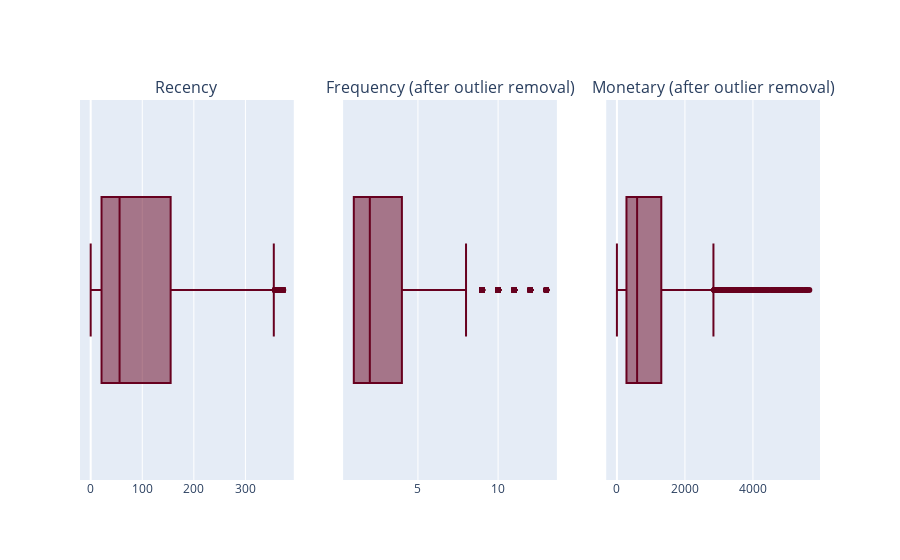

Notebook source saved alongside this figure:
### Code cell
# Boxplots after filtering
boxes = [px.box(rfm_filtered, x=column, color_discrete_sequence=px.colors.sequential.RdBu) for column in rfm_filtered.columns]
fig = make_subplots(
    rows=1, cols=3, 
    subplot_titles=(
        "Recency","Frequency (after outlier removal)", "Monetary (after outlier removal)"
    )
)

for i, box in enumerate(boxes):
    fig.add_trace(boxes[i]['data'][0], row=1, col=i+1)


fig.update_layout(showlegend=True)
#fig.write_html('plotly/boxplot_2.html')
fig.show()

### Figure 1 — Plotly figure (JSON) as saved in the notebook; plotly's stock layout.template omitted (floating-point values rounded to 4 significant figures; data arrays with more than 128 entries replaced by an {"elided": "..."} marker saying what was removed)
{"data": [{"alignmentgroup": "True", "hovertemplate": "Recency=%{x}<extra></extra>", "legendgroup": "", "marker": {"color": "rgb(103,0,31)"}, "name": "", "notched": false, "offsetgroup": "", "orientation": "h", "showlegend": false, "type": "box", "x": {"elided": "4044 int values"}, "x0": " ", "xaxis": "x", "y0": " ", "yaxis": "y"}, {"alignmentgroup": "True", "hovertemplate": "Frequency=%{x}<extra></extra>", "legendgroup": "", "marker": {"color": "rgb(103,0,31)"}, "name": "", "notched": false, "offsetgroup": "", "orientation": "h", "showlegend": false, "type": "box", "x": {"elided": "4044 int values"}, "x0": " ", "xaxis": "x2", "y0": " ", "yaxis": "y2"}, {"alignmentgroup": "True", "hovertemplate": "Monetary=%{x}<extra></extra>", "legendgroup": "", "marker": {"color": "rgb(103,0,31)"}, "name": "", "notched": false, "offsetgroup": "", "orientation": "h", "showlegend": false, "type": "box", "x": {"elided": "4044 float values"}, "x0": " ", "xaxis": "x3", "y0": " ", "yaxis": "y3"}], "layout": {"annotations": [{"font": {"size": 16}, "showarrow": false, "text": "Recency", "x": 0.1444, "xanchor": "center", "xref": "paper", "y": 1, "yanchor": "bottom", "yref": "paper"}, {"font": {"size": 16}, "showarrow": false, "text": "Frequency (after outlier removal)", "x": 0.5, "xanchor": "center", "xref": "paper", "y": 1, "yanchor": "bottom", "yref": "paper"}, {"font": {"size": 16}, "showarrow": false, "text": "Monetary (after outlier removal)", "x": 0.8556, "xanchor": "center", "xref": "paper", "y": 1, "yanchor": "bottom", "yref": "paper"}], "showlegend": true, "xaxis": {"anchor": "y", "domain": [0, 0.2889]}, "xaxis2": {"anchor": "y2", "domain": [0.3556, 0.6444]}, "xaxis3": {"anchor": "y3", "domain": [0.7111, 1]}, "yaxis": {"anchor": "x", "domain": [0, 1]}, "yaxis2": {"anchor": "x2", "domain": [0, 1]}, "yaxis3": {"anchor": "x3", "domain": [0, 1]}}}
